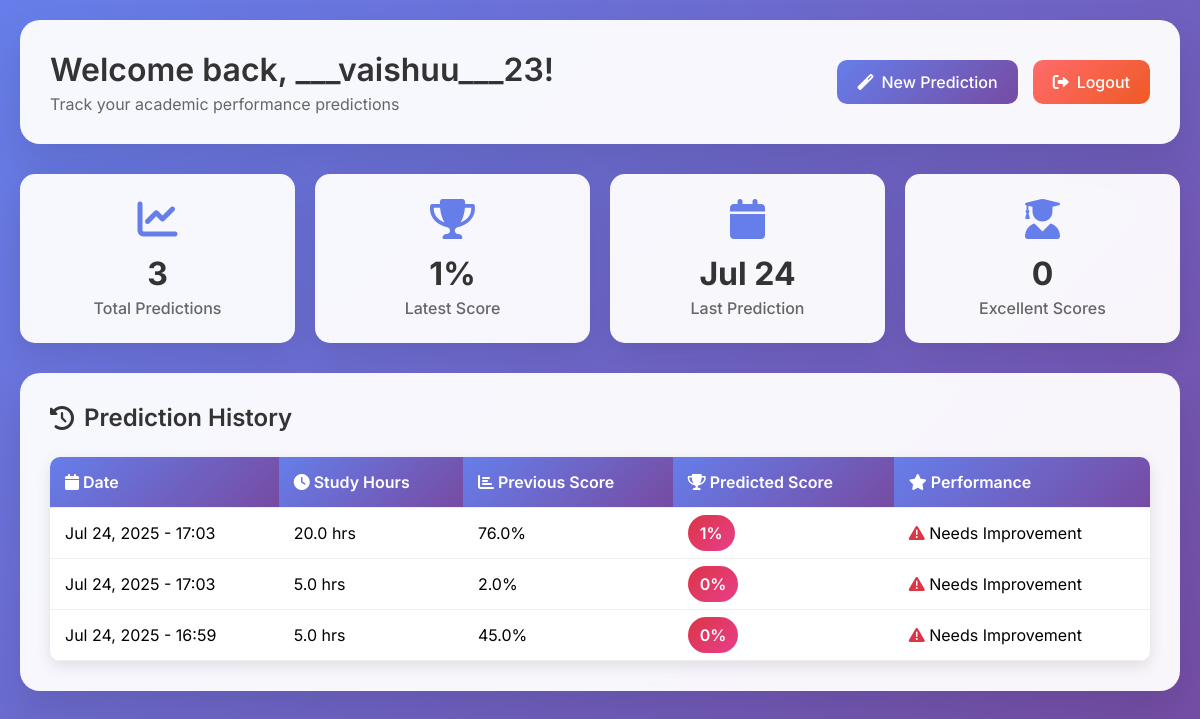
/dashboard/ (signed in), run on the app's committed database.
### performance_predictor/models.py (models this page shows)
class Prediction(models.Model):
    user = models.ForeignKey(User, on_delete=models.CASCADE)
    timestamp = models.DateTimeField(auto_now_add=True)
    study_hours = models.FloatField()
    previous_scores = models.FloatField()
    predicted = models.IntegerField()

### performance_predictor/views.py (the view)
# urls.py: path('dashboard/', views.dashboard_view, name='dashboard'),
def dashboard_view(request):
    if not request.user.is_authenticated:
        return redirect('login')
    user_predictions = Prediction.objects.filter(user=request.user).order_by('-timestamp')
    predictions = user_predictions[:10]
    latest_prediction = user_predictions.first() if user_predictions.exists() else None
    excellent_count = user_predictions.filter(predicted__gte=80).count()
    total_predictions = user_predictions.count()
    context = {
        'predictions': predictions,
        'latest_prediction': latest_prediction,
        'user': request.user,
        'excellent_count': excellent_count,
        'total_predictions': total_predictions
    }
    return render(request, 'performace_predictor/dashboard.html', context)

### performance_predictor/templates/performace_predictor/dashboard.html (shortened to what this page needs)
<!DOCTYPE html>
<html lang="en">
<head>
    <link href="https://cdnjs.cloudflare.com/ajax/libs/font-awesome/6.0.0/css/all.min.css" rel="stylesheet">
</head>
<body>
    <div class="dashboard-container">
        <div class="dashboard-header">
            <div class="user-info">
                <h1>Welcome back, {{ user.first_name|default:user.username }}!</h1>
                <p>Track your academic performance predictions</p>
            </div>
            <div class="dashboard-nav">
                <a href="{% url 'home' %}" class="nav-btn">
                    <i class="fas fa-magic"></i> New Prediction
                </a>
                <a href="{% url 'logout' %}" class="nav-btn logout">
                    <i class="fas fa-sign-out-alt"></i> Logout
                </a>
            </div>
        </div>
        <div class="stats-grid">
            <div class="stat-card">
                <i class="fas fa-chart-line"></i>
                <h3>{{ total_predictions|default:0 }}</h3>
                <p>Total Predictions</p>
            </div>
            <div class="stat-card">
                <i class="fas fa-trophy"></i>
                <h3>
                    {% if latest_prediction %}
                        {{ latest_prediction.predicted }}%
                    {% else %}
                        --
                    {% endif %}
                </h3>
                <p>Latest Score</p>
            </div>
            <div class="stat-card">
                <i class="fas fa-calendar"></i>
                <h3>
                    {% if latest_prediction %}
                        {{ latest_prediction.timestamp|date:"M d" }}
                    {% else %}
                        --
                    {% endif %}
                </h3>
                <p>Last Prediction</p>
            </div>
            <div class="stat-card">
                <i class="fas fa-user-graduate"></i>
                <h3>{{ excellent_count|default:0 }}</h3>
                <p>Excellent Scores</p>
            </div>
        </div>
        <div class="history-section">
            <div class="section-header">
                <h2>
                    <i class="fas fa-history"></i>
                    Prediction History
                </h2>
            </div>
            {% if predictions %}
                <table class="history-table">
                    <thead>
                        <tr>
                            <th><i class="fas fa-calendar"></i> Date</th>
                            <th><i class="fas fa-clock"></i> Study Hours</th>
                            <th><i class="fas fa-chart-bar"></i> Previous Score</th>
                            <th><i class="fas fa-trophy"></i> Predicted Score</th>
                            <th><i class="fas fa-star"></i> Performance</th>
                        </tr>
                    </thead>
                    <tbody>
                        {% for prediction in predictions %}
                            <tr>
                                <td>{{ prediction.timestamp|date:"M d, Y - H:i" }}</td>
                                <td>{{ prediction.study_hours }} hrs</td>
                                <td>{{ prediction.previous_scores }}%</td>
                                <td>
                                    <span class="prediction-score
                                        {% if prediction.predicted >= 80 %}score-excellent
                                        {% elif prediction.predicted >= 60 %}score-good
                                        {% else %}score-needs-improvement{% endif %}">
                                        {{ prediction.predicted }}%
                                    </span>
                                </td>
                                <td>
                                    {% if prediction.predicted >= 80 %}
                                        <i class="fas fa-star" style="color: #28a745;"></i> Excellent
                                    {% elif prediction.predicted >= 60 %}
                                        <i class="fas fa-thumbs-up" style="color: #ffc107;"></i> Good
                                    {% else %}
                                        <i class="fas fa-exclamation-triangle" style="color: #dc3545;"></i> Needs Improvement
                                    {% endif %}
                                </td>
                            </tr>
                        {% endfor %}
                    </tbody>
                </table>
            {% endif %}
        </div>
    </div>
</body>
</html>

### performance_predictor/templates/performace_predictor/dashboard.html (style rules this page uses)
* { margin: 0; padding: 0; box-sizing: border-box; }
body { font-family: 'Inter', sans-serif; background: linear-gradient(135deg, #667eea 0%, #764ba2 100%); min-height: 100vh; padding: 20px; }
.dashboard-container { max-width: 1200px; margin: 0 auto; }
.dashboard-header { background: rgba(255, 255, 255, 0.95); backdrop-filter: blur(10px); border-radius: 20px; padding: 30px; margin-bottom: 30px; box-shadow: 0 20px 40px rgba(0, 0, 0, 0.1); display: flex; justify-content: space-between; align-items: center; flex-wrap: wrap; gap: 20px; }
.user-info h1 { color: #333; font-size: 2rem; font-weight: 600; margin-bottom: 5px; }
.user-info p { color: #666; font-size: 1rem; }
.dashboard-nav { display: flex; gap: 15px; flex-wrap: wrap; }
.nav-btn { padding: 12px 20px; background: linear-gradient(135deg, #667eea 0%, #764ba2 100%); color: white; text-decoration: none; border-radius: 10px; font-weight: 500; transition: all 0.3s ease; display: flex; align-items: center; gap: 8px; }
.nav-btn.logout { background: linear-gradient(135deg, #ff6b6b 0%, #ee5a24 100%); }
.stats-grid { display: grid; grid-template-columns: repeat(auto-fit, minmax(250px, 1fr)); gap: 20px; margin-bottom: 30px; }
.stat-card { background: rgba(255, 255, 255, 0.95); backdrop-filter: blur(10px); border-radius: 15px; padding: 25px; box-shadow: 0 10px 30px rgba(0, 0, 0, 0.1); text-align: center; transition: transform 0.3s ease; }
.stat-card i { font-size: 2.5rem; color: #667eea; margin-bottom: 15px; }
.stat-card h3 { font-size: 2rem; font-weight: 700; color: #333; margin-bottom: 5px; }
.stat-card p { color: #666; font-weight: 500; }
.history-section { background: rgba(255, 255, 255, 0.95); backdrop-filter: blur(10px); border-radius: 20px; padding: 30px; box-shadow: 0 20px 40px rgba(0, 0, 0, 0.1); }
.section-header { display: flex; justify-content: space-between; align-items: center; margin-bottom: 25px; flex-wrap: wrap; gap: 15px; }
.section-header h2 { color: #333; font-size: 1.5rem; font-weight: 600; display: flex; align-items: center; gap: 10px; }
.history-table { width: 100%; border-collapse: collapse; background: white; border-radius: 10px; overflow: hidden; box-shadow: 0 5px 15px rgba(0, 0, 0, 0.1); }
.history-table th, .history-table td { padding: 15px; text-align: left; border-bottom: 1px solid #eee; }
.history-table th { background: linear-gradient(135deg, #667eea 0%, #764ba2 100%); color: white; font-weight: 600; }
.prediction-score { font-weight: 600; padding: 8px 12px; border-radius: 20px; color: white; text-align: center; }
.score-needs-improvement { background: linear-gradient(135deg, #dc3545 0%, #e83e8c 100%); }

### data on the page
Prediction: predicted "1", timestamp "Jul 24", timestamp "Jul 24, 2025 - 17:03", study_hours "20.0", previous_scores "76.0", shows "Needs Improvement"
Prediction: timestamp "Jul 24, 2025 - 17:03", study_hours "5.0", previous_scores "2.0", predicted "0", shows "Needs Improvement"
Prediction: timestamp "Jul 24, 2025 - 16:59", study_hours "5.0", previous_scores "45.0", predicted "0", shows "Needs Improvement"

### other printed values
{{ user.first_name|default:user.username }} "___vaishuu___23"
{{ total_predictions|default:0 }} "3"
{{ excellent_count|default:0 }} "0"
